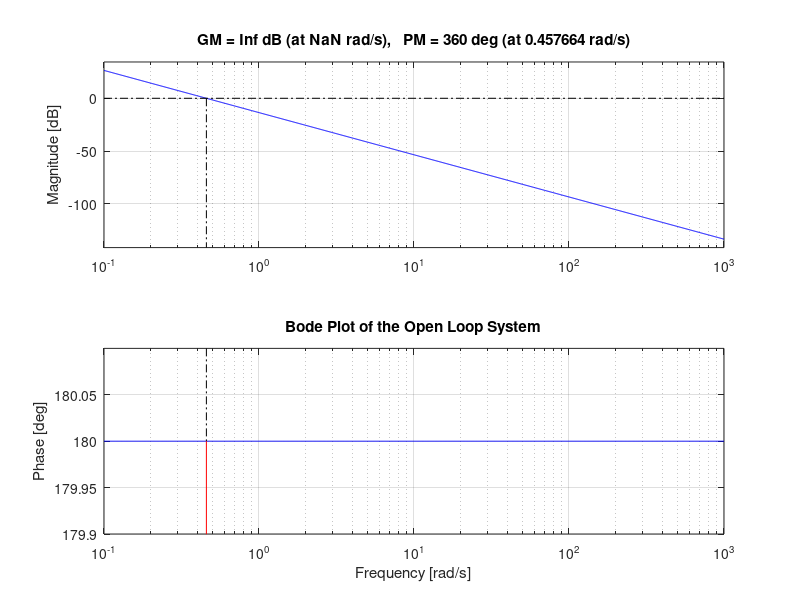

Write MATLAB code to recreate this figure.
s = tf('s'); 
 
alpha = 0; 
 
m = 0.11; 
R = 0.015; 
d = 0.03; 
g = -9.8; 
L = 1.0; 
I = 0.00000999; 
 
Y = -m*g*(d/L); 

Theta = (s^2)*((I/R^2)+m); 
 
G = Y/Theta; 
 
figure; 
margin(G);  
title('Bode Plot of the Open Loop System'); 
grid on; 
 
[gm, pm, wcg, wcp] = margin(G); 
fprintf('Gain Margin: %f dB\n', 20*log10(gm)); 
fprintf('Phase Margin: %f degrees\n', pm);
